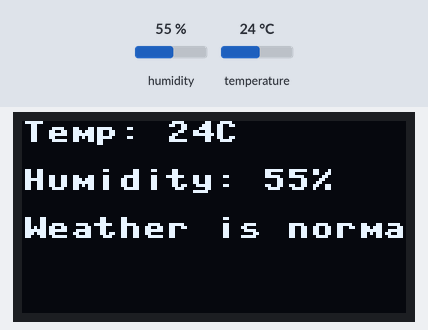
The program below on a simulated ESP32 board running MicroPython. On the bench: 128×64 one-colour display. The inputs (shaded band) are chosen by the test bench; at power-on: humidity 55 %, temperature 24 °C. WiFi joins after 1.5 s; threads take turns every 2 ms; a WiFi scan finds one network, HomeNet; what the program prints to the serial console is not drawn.

Above: at 5.2 s.
5.3 s: humidity set to 31 %
At 7.3 s:
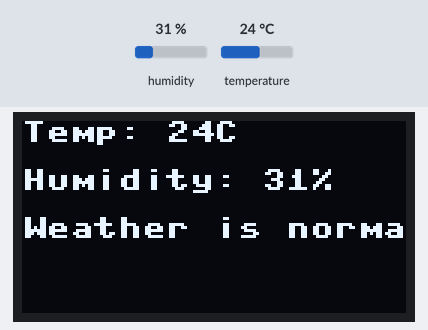
7.6 s: humidity set to 28 %
At 9.3 s:
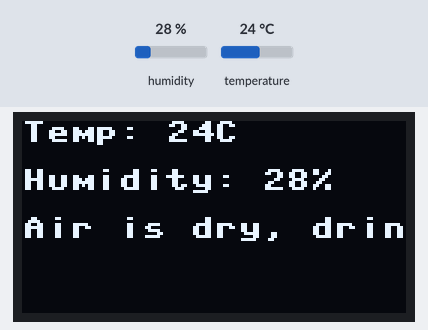
9.6 s: temperature set to 16 °C
At 11.4 s:
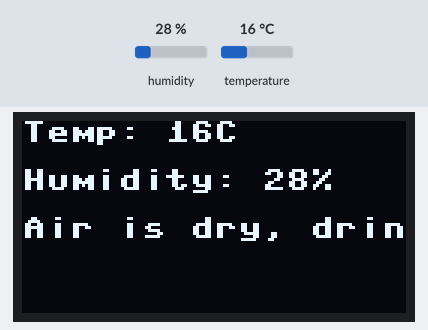
11.7 s: temperature set to 13 °C
At 13.4 s:
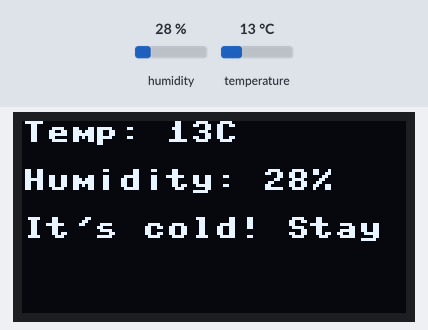
13.7 s: temperature set to 33 °C
At 15.6 s:
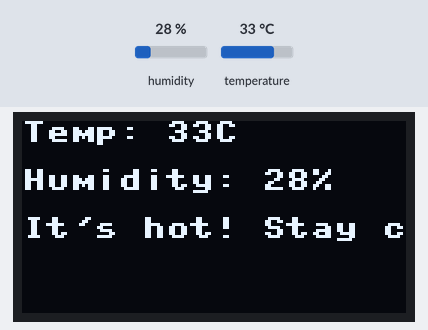
Timing chart, 0 to 17.1 s (numbered marks = the images above; inputs shaded):
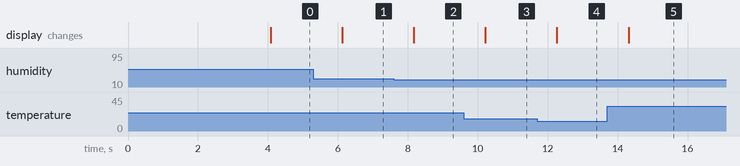

Measured:
- the behaviour switches between 30 and 29 % on humidity (found by bisection; images 1 and 2)
- the behaviour switches between 15 and 14 °C on temperature (found by bisection; images 3 and 4)
- after the input at 5.3 s, the display: changes after 0.82 s (image 1)
- after the input at 7.6 s, the display: changes after 0.57 s (image 2)
- after the input at 9.6 s, the display: changes after 0.62 s (image 3)
- after the input at 11.7 s, the display: changes after 0.57 s (image 4)
- after the input at 13.7 s, the display: changes after 0.61 s (image 5)

The program:

Task_2_.py
```python
from machine import Pin, I2C
import network
import time
import dht
import ssd1306
import socket
import _thread

# WiFi Credentials
SSID = "D"
PASSWORD = "12345678"

# Initialize OLED Display
i2c = I2C(0, scl=Pin(9), sda=Pin(8))
display = ssd1306.SSD1306_I2C(128, 64, i2c)

# Initialize DHT11 Sensor
dht_pin = Pin(4)
dht_sensor = dht.DHT11(dht_pin)

# Function to Read Sensor Data
def read_sensor():
    try:
        dht_sensor.measure()
        temp = dht_sensor.temperature()
        hum = dht_sensor.humidity()
        return temp, hum
    except:
        return None, None

# Function to Determine Alert Message
def get_alert_message(temp, hum):
    if temp is not None and hum is not None:
        if temp > 30:
            return "It's hot! Stay cool."
        elif temp < 15:
            return "It's cold! Stay warm."
        elif hum < 30:
            return "Air is dry, drink water."
        elif hum > 70:
            return "High humidity! Stay hydrated."
    return "Weather is normal."

# Function to Update OLED Display Continuously
def update_display_loop():
    while True:
        temp, hum = read_sensor()
        alert = get_alert_message(temp, hum)

        print(f"Temp: {temp}C, Humidity: {hum}%")  # Debugging Output

        display.fill(0)
        display.text(f"Temp: {temp}C", 0, 0)
        display.text(f"Humidity: {hum}%", 0, 16)
        display.text(alert, 0, 32)
        display.show()

        time.sleep(2)  # Update every 2 seconds

# Scan Available WiFi Networks
def scan_wifi():
    wlan = network.WLAN(network.STA_IF)
    wlan.active(True)
    print("Scanning for WiFi networks...")
    networks = wlan.scan()
    for net in networks:
        ssid = net[0].decode()
        rssi = net[3]
        print(f"SSID: {ssid}, Signal: {rssi} dBm")

scan_wifi()  # Scan before connecting

# Connect to WiFi
wlan = network.WLAN(network.STA_IF)
wlan.active(True)
wlan.connect(SSID, PASSWORD)

print("Connecting to WiFi...")
timeout = 10  # 10-second timeout
while not wlan.isconnected() and timeout > 0:
    time.sleep(1)
    timeout -= 1

if wlan.isconnected():
    print("WiFi Connected! IP:", wlan.ifconfig()[0])
else:
    print("WiFi connection failed!")
    raise OSError("Failed to connect to WiFi")

# Start Socket-Based Web Server
def start_server():
    addr = ("", 80)
    s = socket.socket(socket.AF_INET, socket.SOCK_STREAM)
    s.setsockopt(socket.SOL_SOCKET, socket.SO_REUSEADDR, 1)  # Allow address reuse
    s.bind(addr)
    s.listen(5)
    print("Server is running...")

    while True:
        conn, addr = s.accept()
        print("Connection from:", addr)
        request = conn.recv(1024).decode()
        print("Request:", request)

        if "/data" in request:
            temp, hum = read_sensor()
            alert = get_alert_message(temp, hum)
            response = f'{{"temperature": {temp}, "humidity": {hum}, "alert": "{alert}"}}'
            conn.send("HTTP/1.1 200 OK\r\nContent-Type: application/json\r\n\r\n".encode() + response.encode())
        else:
            html_response = """\
HTTP/1.1 200 OK
Content-Type: text/html

<!DOCTYPE html>
<html lang="en">
<head>
    <meta charset="UTF-8">
    <meta name="viewport" content="width=device-width, initial-scale=1.0">
    <title>ESP32-S3 IoT Weather Station</title>
    <style>
        body {
            font-family: Arial, sans-serif;
            text-align: center;
            background: linear-gradient(135deg, #89f7fe, #66a6ff);
            color: #fff;
            padding: 20px;
        }
        .container {
            max-width: 400px;
            margin: auto;
            background: rgba(255, 255, 255, 0.2);
            padding: 20px;
            border-radius: 15px;
            box-shadow: 0 4px 10px rgba(0, 0, 0, 0.2);
        }
        h2 {
            margin-bottom: 10px;
        }
        p {
            font-size: 20px;
            margin: 10px 0;
        }
        .alert {
            font-weight: bold;
            font-size: 18px;
            color: yellow;
        }
    </style>
    <script>
        async function updateData() {
            let response = await fetch('/data');
            let data = await response.json();
            document.getElementById('temp').innerText = data.temperature + '°C';
            document.getElementById('humidity').innerText = data.humidity + '%';
            document.getElementById('alert').innerText = data.alert;
        }
        setInterval(updateData, 2000);
    </script>
</head>
<body>
    <div class="container">
        <h2>ESP32-S3 IoT Weather Station 🌤️</h2>
        <p>🌡️ Temperature: <span id='temp'>--</span></p>
        <p>💧 Humidity: <span id='humidity'>--</span></p>
        <p class="alert">⚠️ Alert: <span id='alert'>--</span></p>
    </div>
</body>
</html>
"""
            conn.send(html_response.encode())  # Convert to bytes before sending

        conn.close()

# Run the Web Server and Display Update in Parallel
_thread.start_new_thread(update_display_loop, ())  # Start display update thread
start_server()  # Start web server
```
